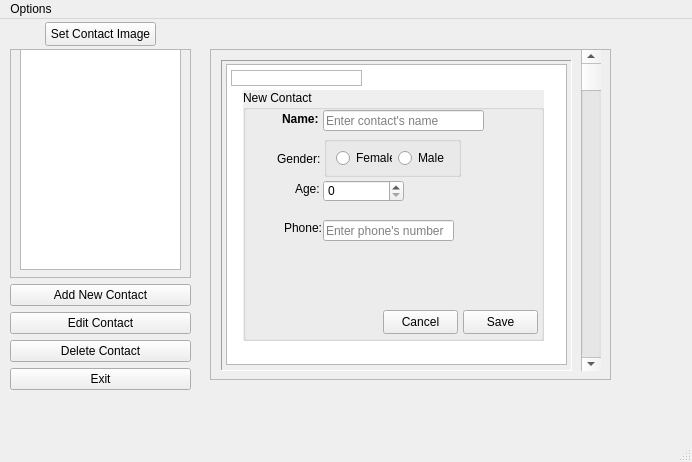
<?xml version="1.0" encoding="UTF-8"?>
<ui version="4.0">
 <class>MainWindow</class>
 <widget class="QMainWindow" name="MainWindow">
  <property name="geometry">
   <rect>
    <x>0</x>
    <y>0</y>
    <width>692</width>
    <height>462</height>
   </rect>
  </property>
  <property name="windowTitle">
   <string>MainWindow</string>
  </property>
  <property name="documentMode">
   <bool>false</bool>
  </property>
  <property name="tabShape">
   <enum>QTabWidget::Triangular</enum>
  </property>
  <widget class="QWidget" name="centralwidget">
   <widget class="QWidget" name="verticalLayoutWidget">
    <property name="geometry">
     <rect>
      <x>10</x>
      <y>30</y>
      <width>181</width>
      <height>341</height>
     </rect>
    </property>
    <layout class="QVBoxLayout" name="verticalLayout">
     <item>
      <widget class="QFrame" name="MenuFrame">
       <property name="frameShape">
        <enum>QFrame::StyledPanel</enum>
       </property>
       <property name="frameShadow">
        <enum>QFrame::Raised</enum>
       </property>
       <widget class="QGraphicsView" name="ContactImageDisplay">
        <property name="geometry">
         <rect>
          <x>10</x>
          <y>0</y>
          <width>161</width>
          <height>221</height>
         </rect>
        </property>
        <property name="autoFillBackground">
         <bool>false</bool>
        </property>
       </widget>
       <widget class="QLabel" name="ProfileImage">
        <property name="geometry">
         <rect>
          <x>24</x>
          <y>40</y>
          <width>131</width>
          <height>131</height>
         </rect>
        </property>
        <property name="text">
         <string/>
        </property>
        <property name="pixmap">
         <pixmap>../../QtImages/usuario.png</pixmap>
        </property>
        <property name="scaledContents">
         <bool>true</bool>
        </property>
       </widget>
      </widget>
     </item>
     <item>
      <widget class="QPushButton" name="AddButton">
       <property name="text">
        <string>Add New Contact</string>
       </property>
       <property name="checkable">
        <bool>false</bool>
       </property>
      </widget>
     </item>
     <item>
      <widget class="QPushButton" name="EditButton">
       <property name="text">
        <string>Edit Contact</string>
       </property>
      </widget>
     </item>
     <item>
      <widget class="QPushButton" name="DeleteButton">
       <property name="text">
        <string>Delete Contact</string>
       </property>
      </widget>
     </item>
     <item>
      <widget class="QPushButton" name="ExitButton">
       <property name="text">
        <string>Exit</string>
       </property>
      </widget>
     </item>
    </layout>
   </widget>
   <widget class="QPushButton" name="pushButton">
    <property name="geometry">
     <rect>
      <x>45</x>
      <y>3</y>
      <width>111</width>
      <height>24</height>
     </rect>
    </property>
    <property name="text">
     <string>Set Contact Image</string>
    </property>
   </widget>
   <widget class="QScrollArea" name="ContactsScrollArea">
    <property name="geometry">
     <rect>
      <x>210</x>
      <y>30</y>
      <width>401</width>
      <height>331</height>
     </rect>
    </property>
    <property name="widgetResizable">
     <bool>true</bool>
    </property>
    <widget class="QWidget" name="scrollAreaWidgetContents">
     <property name="geometry">
      <rect>
       <x>0</x>
       <y>0</y>
       <width>399</width>
       <height>329</height>
      </rect>
     </property>
     <widget class="QFrame" name="frame">
      <property name="geometry">
       <rect>
        <x>10</x>
        <y>10</y>
        <width>351</width>
        <height>311</height>
       </rect>
      </property>
      <property name="autoFillBackground">
       <bool>false</bool>
      </property>
      <property name="frameShape">
       <enum>QFrame::Panel</enum>
      </property>
      <property name="frameShadow">
       <enum>QFrame::Sunken</enum>
      </property>
      <widget class="QTableWidget" name="tableWidget">
       <property name="geometry">
        <rect>
         <x>5</x>
         <y>4</y>
         <width>341</width>
         <height>301</height>
        </rect>
       </property>
      </widget>
      <widget class="QGroupBox" name="groupBoxMenu">
       <property name="geometry">
        <rect>
         <x>22</x>
         <y>30</y>
         <width>301</width>
         <height>251</height>
        </rect>
       </property>
       <property name="autoFillBackground">
        <bool>true</bool>
       </property>
       <property name="title">
        <string>New Contact</string>
       </property>
       <property name="flat">
        <bool>false</bool>
       </property>
       <property name="checkable">
        <bool>false</bool>
       </property>
       <widget class="QLineEdit" name="PhonelineEdit">
        <property name="geometry">
         <rect>
          <x>80</x>
          <y>130</y>
          <width>131</width>
          <height>21</height>
         </rect>
        </property>
        <property name="maxLength">
         <number>10</number>
        </property>
        <property name="placeholderText">
         <string>Enter phone's number</string>
        </property>
       </widget>
       <widget class="QLabel" name="GenderLabel">
        <property name="geometry">
         <rect>
          <x>34</x>
          <y>61</y>
          <width>49</width>
          <height>16</height>
         </rect>
        </property>
        <property name="text">
         <string>Gender:</string>
        </property>
       </widget>
       <widget class="QSpinBox" name="AgespinBox">
        <property name="geometry">
         <rect>
          <x>80</x>
          <y>90</y>
          <width>81</width>
          <height>22</height>
         </rect>
        </property>
        <property name="mouseTracking">
         <bool>true</bool>
        </property>
       </widget>
       <widget class="QLabel" name="AgeLabel">
        <property name="geometry">
         <rect>
          <x>52</x>
          <y>91</y>
          <width>49</width>
          <height>16</height>
         </rect>
        </property>
        <property name="text">
         <string>Age:</string>
        </property>
       </widget>
       <widget class="QLabel" name="PhoneLabel">
        <property name="geometry">
         <rect>
          <x>41</x>
          <y>130</y>
          <width>41</width>
          <height>16</height>
         </rect>
        </property>
        <property name="text">
         <string>Phone:</string>
        </property>
       </widget>
       <widget class="QLabel" name="NameLabel">
        <property name="enabled">
         <bool>true</bool>
        </property>
        <property name="geometry">
         <rect>
          <x>39</x>
          <y>21</y>
          <width>49</width>
          <height>16</height>
         </rect>
        </property>
        <property name="font">
         <font>
          <bold>true</bold>
         </font>
        </property>
        <property name="text">
         <string>Name:</string>
        </property>
       </widget>
       <widget class="QLineEdit" name="NamelineEdit">
        <property name="enabled">
         <bool>true</bool>
        </property>
        <property name="geometry">
         <rect>
          <x>80</x>
          <y>20</y>
          <width>161</width>
          <height>21</height>
         </rect>
        </property>
        <property name="mouseTracking">
         <bool>true</bool>
        </property>
        <property name="inputMask">
         <string/>
        </property>
        <property name="placeholderText">
         <string>Enter contact's name</string>
        </property>
        <property name="clearButtonEnabled">
         <bool>false</bool>
        </property>
       </widget>
       <widget class="QPushButton" name="pushButton_2">
        <property name="geometry">
         <rect>
          <x>140</x>
          <y>220</y>
          <width>75</width>
          <height>24</height>
         </rect>
        </property>
        <property name="text">
         <string>Cancel</string>
        </property>
       </widget>
       <widget class="QPushButton" name="SaveButton">
        <property name="geometry">
         <rect>
          <x>220</x>
          <y>220</y>
          <width>75</width>
          <height>24</height>
         </rect>
        </property>
        <property name="text">
         <string>Save</string>
        </property>
       </widget>
       <widget class="QGroupBox" name="groupBox">
        <property name="geometry">
         <rect>
          <x>81</x>
          <y>46</y>
          <width>137</width>
          <height>41</height>
         </rect>
        </property>
        <property name="title">
         <string/>
        </property>
        <property name="flat">
         <bool>true</bool>
        </property>
        <layout class="QHBoxLayout" name="horizontalLayout">
         <item>
          <widget class="QRadioButton" name="GFemaleButton">
           <property name="autoFillBackground">
            <bool>false</bool>
           </property>
           <property name="text">
            <string>Female</string>
           </property>
           <property name="checked">
            <bool>false</bool>
           </property>
           <property name="autoExclusive">
            <bool>true</bool>
           </property>
          </widget>
         </item>
         <item>
          <widget class="QRadioButton" name="GMaleButton">
           <property name="text">
            <string>Male</string>
           </property>
           <property name="autoExclusive">
            <bool>true</bool>
           </property>
          </widget>
         </item>
        </layout>
       </widget>
      </widget>
      <widget class="QLabel" name="PrinterLabel">
       <property name="geometry">
        <rect>
         <x>10</x>
         <y>10</y>
         <width>131</width>
         <height>16</height>
        </rect>
       </property>
       <property name="frameShape">
        <enum>QFrame::StyledPanel</enum>
       </property>
       <property name="frameShadow">
        <enum>QFrame::Raised</enum>
       </property>
       <property name="text">
        <string/>
       </property>
      </widget>
     </widget>
     <widget class="QScrollBar" name="verticalScrollBar">
      <property name="geometry">
       <rect>
        <x>370</x>
        <y>0</y>
        <width>20</width>
        <height>321</height>
       </rect>
      </property>
      <property name="orientation">
       <enum>Qt::Vertical</enum>
      </property>
     </widget>
    </widget>
   </widget>
  </widget>
  <widget class="QMenuBar" name="menubar">
   <property name="geometry">
    <rect>
     <x>0</x>
     <y>0</y>
     <width>692</width>
     <height>22</height>
    </rect>
   </property>
   <widget class="QMenu" name="menuOptions">
    <property name="title">
     <string>Options</string>
    </property>
    <addaction name="actionExit_Alt_F4"/>
   </widget>
   <addaction name="menuOptions"/>
  </widget>
  <widget class="QStatusBar" name="statusbar"/>
  <action name="actionExit_Alt_F4">
   <property name="icon">
    <iconset theme="application-exit">
     <normaloff>../../QtImages/ExitLogo.png</normaloff>../../QtImages/ExitLogo.png</iconset>
   </property>
   <property name="text">
    <string>Exit                    Alt+F4</string>
   </property>
   <property name="menuRole">
    <enum>QAction::TextHeuristicRole</enum>
   </property>
  </action>
 </widget>
 <resources>
  <include location="../../QtImages/QtLogos.qrc"/>
 </resources>
 <connections>
  <connection>
   <sender>ExitButton</sender>
   <signal>clicked()</signal>
   <receiver>MainWindow</receiver>
   <slot>close()</slot>
   <hints>
    <hint type="sourcelabel">
     <x>118</x>
     <y>381</y>
    </hint>
    <hint type="destinationlabel">
     <x>102</x>
     <y>413</y>
    </hint>
   </hints>
  </connection>
  <connection>
   <sender>AddButton</sender>
   <signal>clicked()</signal>
   <receiver>groupBoxMenu</receiver>
   <slot>show()</slot>
   <hints>
    <hint type="sourcelabel">
     <x>166</x>
     <y>294</y>
    </hint>
    <hint type="destinationlabel">
     <x>265</x>
     <y>230</y>
    </hint>
   </hints>
  </connection>
  <connection>
   <sender>SaveButton</sender>
   <signal>clicked()</signal>
   <receiver>groupBoxMenu</receiver>
   <slot>hide()</slot>
   <hints>
    <hint type="sourcelabel">
     <x>510</x>
     <y>313</y>
    </hint>
    <hint type="destinationlabel">
     <x>350</x>
     <y>290</y>
    </hint>
   </hints>
  </connection>
  <connection>
   <sender>AddButton</sender>
   <signal>clicked()</signal>
   <receiver>NamelineEdit</receiver>
   <slot>clear()</slot>
   <hints>
    <hint type="sourcelabel">
     <x>135</x>
     <y>287</y>
    </hint>
    <hint type="destinationlabel">
     <x>337</x>
     <y>122</y>
    </hint>
   </hints>
  </connection>
  <connection>
   <sender>AddButton</sender>
   <signal>clicked()</signal>
   <receiver>AgespinBox</receiver>
   <slot>clear()</slot>
   <hints>
    <hint type="sourcelabel">
     <x>94</x>
     <y>286</y>
    </hint>
    <hint type="destinationlabel">
     <x>350</x>
     <y>196</y>
    </hint>
   </hints>
  </connection>
  <connection>
   <sender>AddButton</sender>
   <signal>clicked()</signal>
   <receiver>PhonelineEdit</receiver>
   <slot>clear()</slot>
   <hints>
    <hint type="sourcelabel">
     <x>61</x>
     <y>281</y>
    </hint>
    <hint type="destinationlabel">
     <x>388</x>
     <y>234</y>
    </hint>
   </hints>
  </connection>
 </connections>
</ui>
